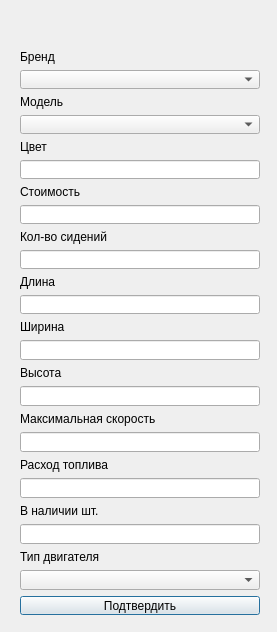
<?xml version="1.0" encoding="UTF-8"?>
<ui version="4.0">
 <class>AutoForm</class>
 <widget class="QDialog" name="AutoForm">
  <property name="geometry">
   <rect>
    <x>0</x>
    <y>0</y>
    <width>277</width>
    <height>632</height>
   </rect>
  </property>
  <property name="windowTitle">
   <string>Доб./Ред. Авто</string>
  </property>
  <widget class="QWidget" name="centralwidget">
   <property name="geometry">
    <rect>
     <x>20</x>
     <y>50</y>
     <width>240</width>
     <height>565</height>
    </rect>
   </property>
   <layout class="QVBoxLayout" name="verticalLayout">
    <item>
     <widget class="QLabel" name="label_brand">
      <property name="text">
       <string>Бренд</string>
      </property>
     </widget>
    </item>
    <item>
     <widget class="QComboBox" name="brand_combo"/>
    </item>
    <item>
     <widget class="QLabel" name="label_model">
      <property name="text">
       <string>Модель</string>
      </property>
     </widget>
    </item>
    <item>
     <widget class="QComboBox" name="model_combo"/>
    </item>
    <item>
     <widget class="QLabel" name="label_color">
      <property name="text">
       <string>Цвет</string>
      </property>
     </widget>
    </item>
    <item>
     <widget class="QLineEdit" name="color"/>
    </item>
    <item>
     <widget class="QLabel" name="label_price">
      <property name="text">
       <string>Стоимость</string>
      </property>
     </widget>
    </item>
    <item>
     <widget class="QLineEdit" name="price"/>
    </item>
    <item>
     <widget class="QLabel" name="label_seat_count">
      <property name="text">
       <string>Кол-во сидений</string>
      </property>
     </widget>
    </item>
    <item>
     <widget class="QLineEdit" name="seat_count"/>
    </item>
    <item>
     <widget class="QLabel" name="label_length">
      <property name="text">
       <string>Длина</string>
      </property>
     </widget>
    </item>
    <item>
     <widget class="QLineEdit" name="length"/>
    </item>
    <item>
     <widget class="QLabel" name="label_width">
      <property name="text">
       <string>Ширина</string>
      </property>
     </widget>
    </item>
    <item>
     <widget class="QLineEdit" name="width"/>
    </item>
    <item>
     <widget class="QLabel" name="label_height">
      <property name="text">
       <string>Высота</string>
      </property>
     </widget>
    </item>
    <item>
     <widget class="QLineEdit" name="height"/>
    </item>
    <item>
     <widget class="QLabel" name="label_max_speed">
      <property name="text">
       <string>Максимальная скорость</string>
      </property>
     </widget>
    </item>
    <item>
     <widget class="QLineEdit" name="max_speed"/>
    </item>
    <item>
     <widget class="QLabel" name="label_fuel_consumption">
      <property name="text">
       <string>Расход топлива</string>
      </property>
     </widget>
    </item>
    <item>
     <widget class="QLineEdit" name="fuel_consumption"/>
    </item>
    <item>
     <widget class="QLabel" name="label_stock_count">
      <property name="text">
       <string>В наличии шт.</string>
      </property>
     </widget>
    </item>
    <item>
     <widget class="QLineEdit" name="stock_count"/>
    </item>
    <item>
     <widget class="QLabel" name="label_engine">
      <property name="text">
       <string>Тип двигателя</string>
      </property>
     </widget>
    </item>
    <item>
     <widget class="QComboBox" name="engine_combo"/>
    </item>
    <item>
     <widget class="QPushButton" name="submit_button">
      <property name="text">
       <string>Подтвердить</string>
      </property>
     </widget>
    </item>
   </layout>
  </widget>
 </widget>
 <resources/>
 <connections/>
</ui>
